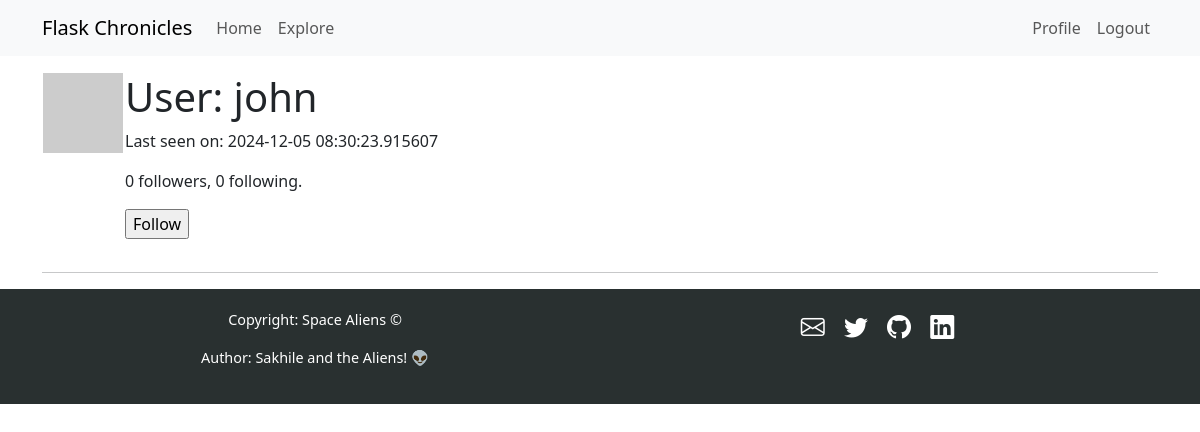
Page /user/john (signed in) on the earlier database version.
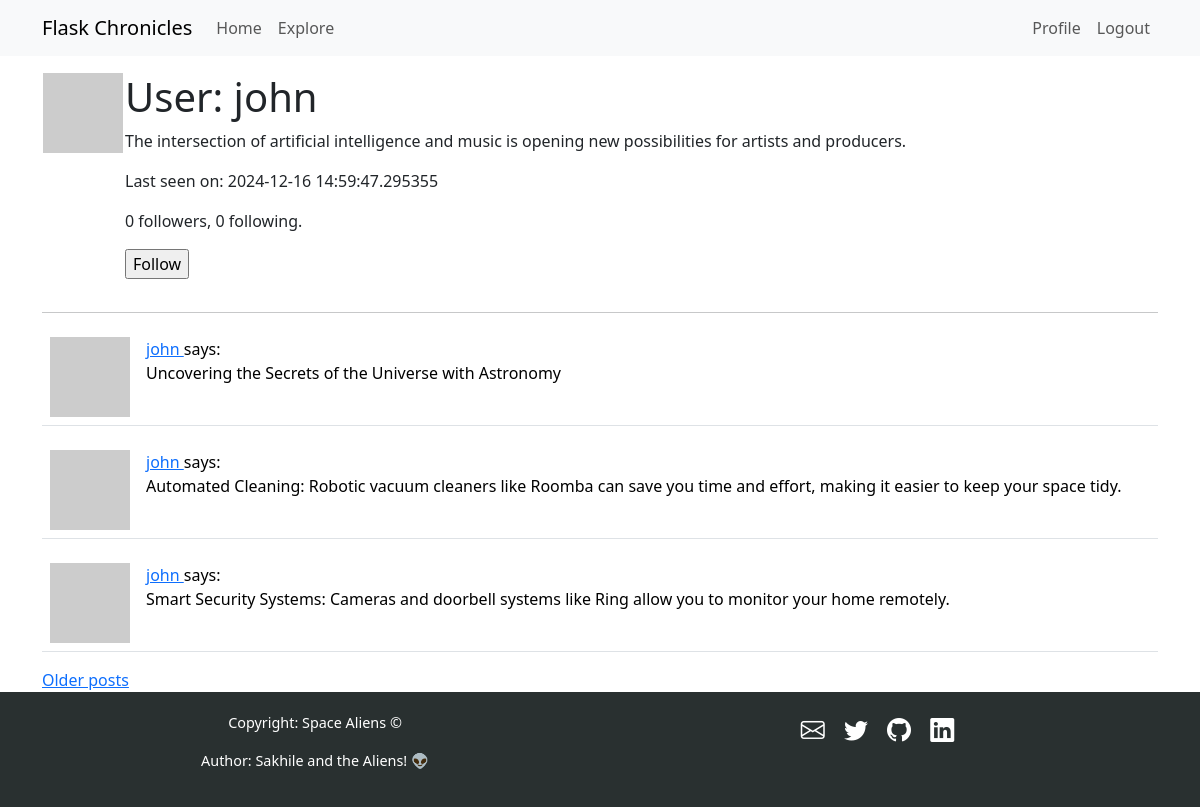
Same page on the later database version.
### app/models.py (models this page shows, shortened)
class User(UserMixin, db.Model):
    id: so.Mapped[int] = so.mapped_column(primary_key=True)
    username: so.Mapped[str] = so.mapped_column(sa.String(64), unique=True)
    email: so.Mapped[str] = so.mapped_column(sa.String(120), index=True, unique=True)
    password_hash: so.Mapped[Optional[str]] = so.mapped_column(sa.String(256))
    posts: so.WriteOnlyMapped["Post"] = so.relationship(back_populates="author")
    about_me: so.Mapped[Optional[str]] = so.mapped_column(sa.String(140))
    last_seen: so.Mapped[Optional[datetime]] = so.mapped_column(
        default=lambda: datetime.now(timezone.utc)
    )
    following: so.WriteOnlyMapped["User"] = so.relationship(
        secondary=followers,
        primaryjoin=(followers.c.follower_id == id),
        secondaryjoin=(followers.c.followed_id == id),
        back_populates="followers",
    )
    followers: so.WriteOnlyMapped["User"] = so.relationship(
        secondary=followers,
        primaryjoin=(followers.c.followed_id == id),
        secondaryjoin=(followers.c.follower_id == id),
        back_populates="following",
    )
    def avatar(self, size):
        digest = md5(self.email.lower().encode("utf-8")).hexdigest()
        return f"https://www.gravatar.com/avatar/{digest}?d=identicon&s={size}'"
    def is_following(self, user):
        query = self.following.select().where(User.id == user.id)
        return db.session.scalar(query) is not None
    def followers_count(self):
        query = sa.select(sa.func.count()).select_from(
            self.followers.select().subquery()
        )
        return db.session.scalar(query)
    def following_count(self):
        query = sa.select(sa.func.count()).select_from(
            self.following.select().subquery()
        )
        return db.session.scalar(query)

class Post(db.Model):
    id: so.Mapped[int] = so.mapped_column(primary_key=True)
    body: so.Mapped[str] = so.mapped_column(sa.String(140))
    timestamp: so.Mapped[datetime] = so.mapped_column(
        index=True, default=lambda: datetime.now(timezone.utc)
    )
    user_id: so.Mapped[int] = so.mapped_column(sa.ForeignKey(User.id), index=True)
    author: so.Mapped[User] = so.relationship(back_populates="posts")

### app/routes.py (the view)
@app.route("/user/<username>")
@login_required
def user(username):
    user = db.first_or_404(sa.select(User).where(User.username == username))
    page = request.args.get("page", 1, type=int)
    query = user.posts.select().order_by(Post.timestamp.desc())
    posts = db.paginate(
        query,
        page=page,
        per_page=app.config["POSTS_PER_PAGE"],
        error_out=False,
    )
    next_url = (
        url_for("user", username=user.username, page=posts.next_num)
        if posts.has_next
        else None
    )
    prev_url = (
        url_for("user", username=user.username, page=posts.prev_num)
        if posts.has_prev
        else None
    )
    form = EmptyForm()
    return render_template(
        "user.html",
        user=user,
        posts=posts.items,
        next_url=next_url,
        prev_url=prev_url,
        form=form,
    )

### app/forms.py
class EmptyForm(FlaskForm):
    submit = SubmitField("Submit")

### app/models.py (called while the page is built)
@login.user_loader
def load_user(id):
    return db.session.get(User, int(id))

### app/routes.py (called while the page is built)
@app.before_request
def before_request():
    if current_user.is_authenticated:
        current_user.last_seen = datetime.now(timezone.utc)
        db.session.commit()

### app/templates/user.html (shortened to what this page needs)
{% extends "base.html" %}
{% block content %}
    <table>
        <tr valign="top">
            <td><img src="{{ user.avatar(128) }}"</td>
            <td>
                <h1>User: {{ user.username }}</h1>
                {% if user.about_me %}<p>{{ user.about_me }}</p>{% endif %}
                {% if user.last_seen %}<p>Last seen on: {{ user.last_seen }}</p>{% endif %}
                <p>{{ user.followers_count() }} followers, {{ user.following_count() }} following.</p>
                {% if user == current_user %}
                <p><a href="{{ url_for('edit_profile') }}">Edit your profile</a></p>
                {% elif not current_user.is_following(user) %}
                <p>
                <form action="{{ url_for('follow', username=user.username) }}" method="post">
                    {{ form.submit(value='Follow') }}
                </form>
                </p>
                {% endif %}
            </td>
        </tr>
    </table>
    <hr>
    {% for post in posts %}
        {% include '_post.html' %}
    {% endfor %}
    {% if next_url %}
    <a href="{{ next_url }}">Older posts</a>
    {% endif %}
{% endblock %}

### app/templates/base.html (shortened to what this page needs)
<!DOCTYPE html>
<html lang="en">
<head>
    <link href="https://cdn.jsdelivr.net/npm/bootstrap@5.3.3/dist/css/bootstrap.min.css" rel="stylesheet"
>
    <link href="https://cdn.jsdelivr.net/npm/bootstrap-icons/font/bootstrap-icons.css" rel="stylesheet">
</head>
<body>
    <nav class="navbar navbar-expand-lg bg-body-tertiary">
        <div class="container">
            <a class="navbar-brand" href="{{ url_for('index') }}">Flask Chronicles</a>
            <div class="collapse navbar-collapse" id="navbarSupportedContent">
                <ul class="navbar-nav me-auto mb-2 mb-lg-0">
                    <li class="nav-item">
                        <a class="nav-link" aria-current="page" href="{{ url_for('index') }}">Home</a>
                    </li>
                    <li class="nav-item">
                        <a class="nav-link" aria-current="page" href="{{ url_for('explore') }}">Explore</a>
                    </li>
                </ul>
                <ul class="navbar-nav mb-2 mb-lg-0">
                    {% if current_user.is_anonymous %}
                    <li class="nav-item">
                        <a class="nav-link" aria-current="page" href="{{ url_for('login') }}">Login</a>
                    </li>
                    {% else %}
                    <li class="nav-item">
                        <a class="nav-link" aria-current="page"
                            href="{{ url_for('user', username=current_user.username) }}">Profile</a>
                    </li>
                    <li class="nav-item">
                        <a class="nav-link" aria-current="page" href="{{ url_for('logout') }}">Logout</a>
                    </li>
                    {% endif %}
                </ul>
            </div>
        </div>
    </nav>
    <div class="container mt-3">
        {% block content %}{% endblock %}
    </div>
    <footer>
        <div class="container text-center">
            <div class="row">
                <div class="col-12 col-md-6 mb-3 mb-md-0">
                    <p class="footer-text">Copyright: Space Aliens &copy;</p>
                    <p class="footer-text">Author: Sakhile and the Aliens! 👽</p>
                </div>
                <div class="col-12 col-md-6">
                    <div class="footer-icons">
                        <a href="mailto:sakhile@mars.io"><i class="bi bi-envelope"></i></a>
                        <a href="https://twitter.com/sakhilelindah"><i class="bi bi-twitter"></i></a>
                        <a href="https://github.com/sakhileln"><i class="bi bi-github"></i></a>
                        <a href="https://www.linkedin.com/sakhile-ndlazi"><i class="bi bi-linkedin"></i></a>
                    </div>
                </div>
            </div>
        </div>
    </footer>
</body>
</html>

### app/templates/_post.html
<table class="table table-hover">
    <tr>
        <td width="70px">
            <a href="{{ url_for('user', username=post.author.username) }}">
                <img src="{{ post.author.avatar(70) }}" />
            </a>
        </td>
        <td>
            <a href="{{ url_for('user', username=post.author.username) }}">
                {{ post.author.username }}
            </a>
            says:
            <br>
            {{ post.body }}
        </td>
    </tr>
</table>

### app/templates/base.html (style rules this page uses)
footer { background-color: rgb(41, 48, 48); color: white; padding: 20px 0; }
.footer-icons i { color: white; margin-right: 15px; font-size: 1.5rem; transition: color 0.3s; }
.footer-text { font-size: 0.9rem; }

Differences in the rows shown:
changed User "john": about_me (not shown) → "The intersection of artificial intelligence and music is opening new possibilities for artists and producers."; last_seen "2024-12-05 08:30:23.915607" → "2024-12-16 14:59:47.295355"
added Post: author.username "john", body "Uncovering the Secrets of the Universe with Astronomy"
added Post: author.username "john", body "Automated Cleaning: Robotic vacuum cleaners like Roomba can save you time and effort, making it easier to keep your space tidy."
added Post: author.username "john", body "Smart Security Systems: Cameras and doorbell systems like Ring allow you to monitor your home remotely."
Other differences:
text now shown: "Older posts"
